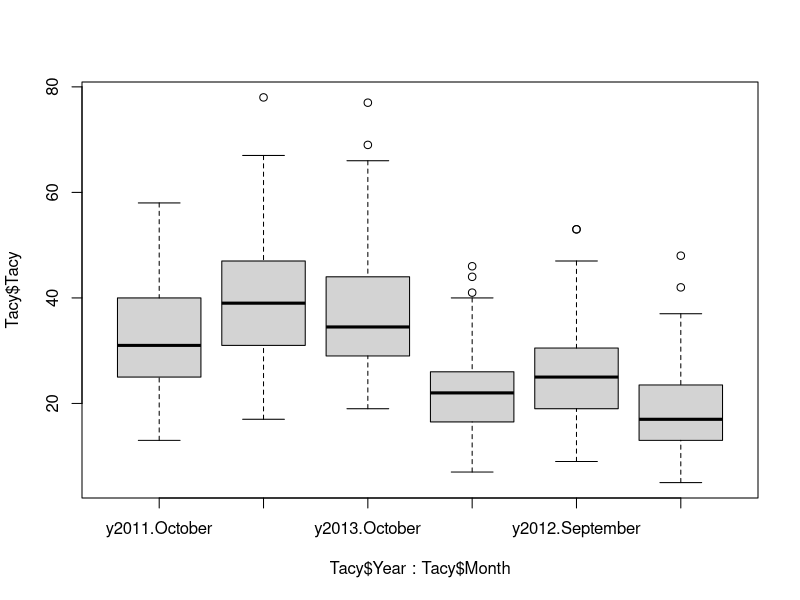
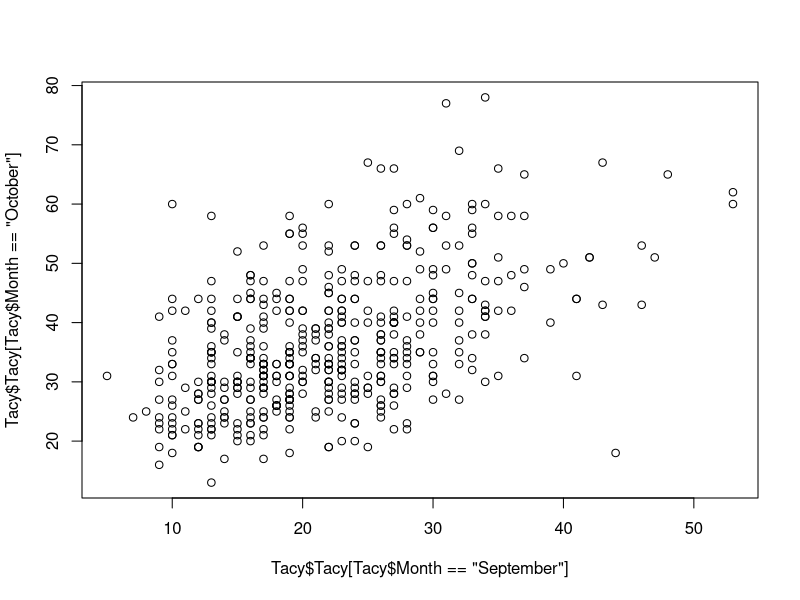

Write R code to recreate these figures, in order. (Note: this script raises an error after producing the figures.)
rm(list=ls())
dir()
library(lmerTest)
library(lattice)
library(calibrate)

# loading the data
#datar <- read.csv("CQxMQ_PhenotypicData_EduardoUsed.csv",header=T)
#datar <- read.csv("CQxMQ_PhenotypicData_EduardoUsed.csv",header=T)
datar <- read.csv("CNJ02_PlotData.csv",header=T)

head(datar)
tail(datar)

################################################################################
# use NNA function to get the nearest neighbour effect--------------------------
################################################################################

Tacy<-datar[,c(1:5,10)]
Tacy[383,6]<-NA
boxplot(Tacy$Tacy~Tacy$Year+Tacy$Month)
plot(Tacy$Tacy[Tacy$Month=="September"],Tacy$Tacy[Tacy$Month=="October"])
Tacy <- NNA(datar=Tacy, plantid="Plant", repetition="Month", covar="Year", response="Tacy")


Brix<-datar[,c(1:5,11)]
Brix[563,6]<-NA
Brix[259,6]<-8.8
boxplot(Brix$Brix~Brix$Covariate_Year+Brix$Month)
plot(Brix$Brix[(Brix$Year=="y2011")],Brix$Brix[Brix$Year=="y2012"])
Brix<- NNA(datar=Brix, plantid="Plant", repetition="Month", covar="Year", response="Brix")

Tacid<-datar[,c(1:5,12)]
Tacid[704,6]<-NA
Tacid[751,6]<-NA
boxplot(Tacid$TA~Tacid$Year+Tacid$Month)
Tacid <- NNA(datar=Tacid, plantid="Plant", repetition="Month", covar="Year", response="TA")

PACy<-datar[,c(1:5,13)]
PACy[209,6]<-1.2
boxplot(PACy$PA~PACy$Year+PACy$Month)
PACy <- NNA(datar=PACy, plantid="Plant", repetition="Month", covar="Year", response="PAC")
boxplot(PACy$PA~PACy$Year+PACy$Month)

################################################################################
# Run Models for TACY, BRIX, TA, PAC
################################################################################

#Create three matrices to store the variance components and significance levels
#for the random effects models.

#response~(1|Geno)+(1|Year)+(1|Geno:Year)+(1|NS)+(1|EW)+(1|NS:EW)
#uses month as a rep
yearMatrix<-matrix(" ",6,4)
rownames(yearMatrix)<-c("Genotype","Year","Genotype x Year","North/South", "East/West", "Residual")
colnames(yearMatrix)<-c("Tacy","Brix","TA","PAC")

#response~(1|Geno)+(1|Month)+(1|Geno:Month)+(1|NS)+(1|EW)+(1|NS:EW)
#uses the year as a rep
monthMatrix<-matrix(" ",6,4)
rownames(monthMatrix)<-c("Genotype","Month","Genotype x Month","North/South", "East/West", "Residual")
colnames(monthMatrix)<-c("Tacy","Brix","TA","PAC")

#response(Oct or Sept only)~(1|Geno)+(1|NS)+(1|EW)+(1|NS:EW)
#uses the year as a rep
septOctMatrix<-matrix(" ",4,8)
rownames(septOctMatrix)<-c("Genotype","North/South", "East/West", "Residual")
colnames(septOctMatrix)<-c("Tacy","Brix","TA","PAC","Tacy","Brix","TA","PAC")



# TACY -------------------------------------------------------------------------

#Get Tacy Heatmaps of model with only Genotype Effect
TacyHeat<-Heatplots1(x = Tacy)
print(c(TacyHeat[[7]],TacyHeat[[8]],TacyHeat[[9]],layout=c(1,3)))
#Get Tacy Heatmaps of model with only Genotype Effect
TacyHeat<-Heatplots2(x = Tacy)
print(c(TacyHeat[[1]],TacyHeat[[2]],TacyHeat[[3]],layout=c(1,3)))

#Get Matrix Spearman Correlations between Tacy months and years
TacyMatSP<-CorMatrixMonthYear(x = Tacy,y = 6,z = 4,l = 5,n = 3)
TacyMatbyYear<-CorMatrixMonthYear(x = Tacy,y = 6,z = 4,l = "nope",n = 3)
TacyMatbyMonth<-CorMatrixMonthYear(x = Tacy,y = 6,z = 5,l = "nope",n = 1)
TacyMatSP$Spearman
TacyMatbyYear$Spearman
head(TacyMatSP$theMatrix)
image(TacyMatSP$theMatrix[order(TacyMatSP$theMatrix[,1]),])
write.csv(TacyMatSP$Spearman,file="TacySpearman.csv")
write.csv(TacyMatbyYear$Spearman,file="TacySpearmanByYear.csv")
write.csv(TacyMatbyMonth$Spearman,file="TacySpearmanByMonth.csv")
#Tacy Models--------------------------------------------------------------------
#Month as rep
TacyMod2<-lmer(Tacy~(1|Genotype)+(1|Covariate_Year)+(1|Genotype:Covariate_Year)+(1|NS)+(1|EW),data=Tacy[complete.cases(Tacy),])
T1<-summary(TacyMod2)
T2<-rand(TacyMod2)
plot(fitted(TacyMod2),resid(TacyMod2),col="black", pch=4, xlab="Fitted values", ylab="Residual in the model", main="Residual vs Fitted values for Year model using months as rep")
hist(resid(TacyMod2), xlab="residuals", ylab="frequency", main="Residual densitys for Year model using months as rep")
qqnorm(resid(TacyMod2))
qqline(resid(TacyMod2))
yearMatrix[,1]<-byYear(T1,T2)

#Year as rep
TacyMod3<-lmer(Tacy~(1|Genotype)+(1|Month)+(1|Genotype:Month)+(1|NS)+(1|EW),data=Tacy[complete.cases(Tacy),])
T3<-summary(TacyMod3)
T4<-rand(TacyMod3)
plot(fitted(TacyMod3),resid(TacyMod3),col="black", pch=4, xlab="Fitted values", ylab="Residual in the model", main="Residual vs Fitted values for Year model using months as rep")
hist(resid(TacyMod3), xlab="residuals", ylab="frequency", main="Residual densitys for Year model using months as rep")
qqnorm(resid(TacyMod3))
qqline(resid(TacyMod3))
monthMatrix[,1]<-byBothMonths(T3,T4)

#September model
TacyModSept<-lmer(Tacy~(1|Genotype)+(1|NS)+(1|EW),data=Tacy[complete.cases(Tacy),][Tacy$Month=="September",])
T5<-summary(TacyModSept)
T6<-rand(TacyModSept)
plot(fitted(TacyModSept),resid(TacyModSept),col="black", pch=4, xlab="Fitted values", ylab="Residual in the model", main="Residual vs Fitted values for Year model using months as rep")
hist(resid(TacyModSept), xlab="residuals", ylab="frequency", main="Residual densitys for Year model using months as rep")
qqnorm(resid(TacyModSept))
qqline(resid(TacyModSept))
septOctMatrix[,1]<-oneMonth(T5,T6)

#October model
TacyModOct<-lmer(Tacy~(1|Genotype)+(1|NS)+(1|EW),data=Tacy[complete.cases(Tacy),][Tacy$Month=="October",])
T7<-summary(TacyModOct)
T8<-rand(TacyModOct)
septOctMatrix[,5]<-oneMonth(T7,T8)


TacyBLUPs<-data.frame(coef(TacyMod2)$Genotype,coef(TacyMod3)$Genotype,coef(TacyModSept)$Genotype,coef(TacyModOct)$Genotype)
colnames(TacyBLUPs)<-c("TacyYear","TacyMonth","TacySept","TacyOct")
#write.csv(TacyBLUPs,file="TacyBLUPs.csv")


################################################################################
#Brix -------------------------------------------------------------------------
################################################################################

#Get Brix HeatMaps
BrixHeat<-Heatplots1(x = Brix)
print(c(BrixHeat[[7]],BrixHeat[[7]],BrixHeat[[9]],layout=c(1,3)))

#Get Matrix Spearman Correlations between Brix months and years

BrixMatSP<-CorMatrixMonthYear(x = Brix,y = 6,z = 4,l = 5,n = 3)
BrixMatbyYear<-CorMatrixMonthYear(x = Brix,y = 6,z = 4,l = "nope",n = 3)
BrixMatbyMonth<-CorMatrixMonthYear(x = Brix,y = 6,z = 5,l = "nope",n = 1)
BrixMatSP$Spearman
BrixMatbyYear$Spearman
head(BrixMatSP$theMatrix)
write.csv(BrixMatSP$Spearman,file="BrixSpearman.csv")
write.csv(BrixMatbyYear$Spearman,file="BrixSpearmanByYear.csv")
write.csv(BrixMatbyMonth$Spearman,file="BrixSpearmanByMonth.csv")
#Brix Models

#Brix using Month as rep: No GenotypexYear interaction! Use this model for BLUPs!
BrixMod4<-lmer(Brix~(1|Genotype)+(1|Covariate_Year)+(1|Genotype:Covariate_Year)+(1|NS)+(1|EW),data=Brix[complete.cases(Brix),])
B1<-summary(BrixMod4)
B2<-rand(BrixMod4)
plot(fitted(BrixMod4),resid(BrixMod4),col="black", pch=4, xlab="Fitted values", ylab="Residual in the model", main="Residual vs Fitted values for Year model using months as rep")
hist(resid(BrixMod4), xlab="residuals", ylab="frequency", main="Residual densitys for Year model using months as rep")
qqnorm(resid(BrixMod4))
qqline(resid(BrixMod4))
yearMatrix[,2]<-byYear(B1,B2)

#Brix using year as rep: No GenotypeXMonth interaction so can use month as rep!
BrixMod3<-lmer(Brix~(1|Genotype)+(1|Month)+(1|Genotype:Month)+(1|NS)+(1|EW),data=Brix[complete.cases(Brix),])
B3<-summary(BrixMod3)
B4<-rand(BrixMod3)
plot(BrixMod3)
qqnorm(resid(BrixMod3))
qqline(resid(BrixMod3))
monthMatrix[,2]<-byBothMonths(B3,B4)


#September Brix, no significant Genotype variance
BrixModSept<-lmer(Brix~(1|Genotype)+(1|NS)+(1|EW),data=Brix[complete.cases(Brix),][Brix$Month=="September",])
B5<-summary(BrixModSept)
B6<-rand(BrixModSept)
plot(BrixModSept)
qqnorm(resid(BrixModSept))
qqline(resid(BrixModSept))
septOctMatrix[,2]<-oneMonth(B5,B6)

#October Brix, significant Genotype variance! use for QTL mapping also.
BrixModOct<-lmer(Brix~(1|Genotype)+(1|NS)+(1|EW),data=Brix[complete.cases(Brix),][Brix$Month=="October",])
B7<-summary(BrixModOct)
B8<-rand(BrixModOct)
plot(BrixModOct)
qqnorm(resid(BrixModOct))
qqline(resid(BrixModOct))
septOctMatrix[,6]<-oneMonth(B7,B8)

BrixBLUPs<-data.frame(coef(BrixMod4)$Genotype,coef(BrixMod3)$Genotype,coef(BrixModSept)$Genotype,coef(BrixModOct)$Genotype)
colnames(BrixBLUPs)<-c("BrixYear","BrixMonth","BrixSept","BrixOct")
write.csv(BrixBLUPs,file="BrixBLUPs.csv")

################################################################################
# TA----------------------------------------------------------------------------
################################################################################

#Get Brix HeatMaps
Tacider<-Heatplots1(x = Tacid)
print(c(Tacider[[7]],Tacider[[7]],Tacider[[9]],layout=c(1,3)))

#Get Matrix Spearman Correlations between Brix months and years
TacidMatSP<-CorMatrixMonthYear(x = Tacid,y = 6,z = 4,l = 5,n = 3)
TacidMatbyYear<-CorMatrixMonthYear(x = Tacid,y = 6,z = 4,l = "nope",n = 3)
TacidMatbyMonth<-CorMatrixMonthYear(x = Tacid,y = 6,z = 5,l = "nope",n = 1)
TacidMatSP$Spearman
TacidMatbyYear$Spearman
head(TacidMatSP$theMatrix)
write.csv(TacidMatSP$Spearman,file="TacidSpearman.csv")
write.csv(TacidMatbyYear$Spearman,file="TacidSpearmanByYear.csv")
write.csv(TacidMatbyMonth$Spearman,file="TacidSpearmanByMonth.csv")

#TA Models------------------------------------------------------------------------

#TA using Month as rep: No GenotypexYear interaction! Use this model for BLUPs and QTLs!
TAMod4<-lmer(TA~(1|Genotype)+(1|Covariate_Year)+(1|Genotype:Covariate_Year)+(1|NS)+(1|EW),data=Tacid[complete.cases(Tacid),])
TA1<-summary(TAMod4)
TA2<-rand(TAMod4)
plot(fitted(TAMod4),resid(TAMod4),col="black", pch=4, xlab="Fitted values", ylab="Residual in the model", main="Residual vs Fitted values for Year model using months as rep")
hist(resid(TAMod4), xlab="residuals", ylab="frequency", main="Residual densitys for Year model using months as rep")
qqnorm(resid(TAMod4))
qqline(resid(TAMod4))
yearMatrix[,3]<-byYear(TA1,TA2)

#TA using year as rep: No GenotypeXMonth interaction and barely significant Month so can use month as rep!
TAMod3<-lmer(TA~(1|Genotype)+(1|Month)+(1|Genotype:Month)+(1|NS)+(1|EW),data=Tacid[complete.cases(Tacid),])
TA3<-summary(TAMod3)
TA4<-rand(TAMod3)
plot(TAMod3)
qqnorm(resid(TAMod3))
qqline(resid(TAMod3))
monthMatrix[,3]<-byBothMonths(TA3,TA4)

#September TA, significant Genotype variance use for QTL mapping
TAModSept<-lmer(TA~(1|Genotype)+(1|NS)+(1|EW),data=Tacid[complete.cases(Tacid),][Tacid$Month=="September",])
TA5<-summary(TAModSept)
TA6<-rand(TAModSept)
plot(TAModSept)
qqnorm(resid(TAModSept))
qqline(resid(TAModSept))
septOctMatrix[,3]<-oneMonth(TA5,TA6)

#October TA, significant Genotype variance! use for QTL mapping also.
TAModOct<-lmer(TA~(1|Genotype)+(1|NS)+(1|EW),data=Tacid[complete.cases(Tacid),][Tacid$Month=="October",])
TA7<-summary(TAModOct)
TA8<-rand(TAModOct)
plot(TAModOct)
qqnorm(resid(TAModOct))
qqline(resid(TAModOct))
septOctMatrix[,7]<-oneMonth(TA7,TA8)

TABLUPs<-data.frame(coef(TAMod4)$Genotype,coef(TAMod3)$Genotype,coef(TAModSept)$Genotype,coef(TAModOct)$Genotype)
colnames(TABLUPs)<-c("TAYear","TAMonth","TASept","TAOct")
write.csv(TABLUPs,file="TABLUPs.csv")

################################################################################
# PAC --------------------------------------------------------------------------
################################################################################
#Get PAC HeatMaps
PACyer<-Heatplots1(x = PACy)
print(c(PACyer[[7]],PACyer[[7]],PACyer[[9]],layout=c(1,3)))

#Get Matrix Spearman Correlations between PAC months and years
PACMatSP<-CorMatrixMonthYear(x = PACy,y = 6,z = 4,l = 5,n = 3)
PACMatbyYear<-CorMatrixMonthYear(x = PACy,y = 6,z = 4,l = "nope",n = 3)
PACMatbyMonth<-CorMatrixMonthYear(x = PACy,y = 6,z = 5,l = "nope",n = 1)
PACMatSP$Spearman
PACMatbyYear$Spearman
head(PACMatSP$theMatrix)
write.csv(PACMatSP$Spearman,file="PACSpearman.csv")
write.csv(PACMatbyYear$Spearman,file="PACSpearmanByYear.csv")
write.csv(PACMatbyMonth$Spearman,file="PACSpearmanByMonth.csv")
#PAC Models--------------------------------------------------------------------

#PAC using Month as rep: No GenotypexYear interaction! Use this model for BLUPs and QTLs!
PACyMod4<-lmer(PAC~(1|Genotype)+(1|Covariate_Year)+(1|Genotype:Covariate_Year)+(1|NS)+(1|EW),data=PACy[complete.cases(PACy),])
P1<-summary(PACyMod4)
P2<-rand(PACyMod4)
plot(fitted(PACyMod4),resid(PACyMod4),col="black", pch=4, xlab="Fitted values", ylab="Residual in the model", main="Residual vs Fitted values for Year model using months as rep")
hist(resid(PACyMod4), xlab="residuals", ylab="frequency", main="Residual densitys for Year model using months as rep")
qqnorm(resid(PACyMod4))
qqline(resid(PACyMod4))
yearMatrix[,4]<-byYear(P1,P2)

#PAC using year as rep: No GenotypeXMonth interaction so can use month as rep!
PACyMod3<-lmer(PAC~(1|Genotype)+(1|Month)+(1|Genotype:Month)+(1|NS)+(1|EW),data=PACy[complete.cases(PACy),])
P3<-summary(PACyMod3)
P4<-rand(PACyMod3)
plot(fitted(PACyMod3),resid(PACyMod3),col="black", pch=4, xlab="Fitted values", ylab="Residual in the model", main="Residual vs Fitted values for Year model using months as rep")
hist(resid(PACyMod3), xlab="residuals", ylab="frequency", main="Residual densitys for Year model using months as rep")
qqnorm(resid(PACyMod3))
qqline(resid(PACyMod3))
monthMatrix[,4]<-byBothMonths(P3,P4)

#September PAC, significant Genotype variance use for QTL mapping
PACyModSept<-lmer(PAC~(1|Genotype)+(1|NS)+(1|EW),data=PACy[complete.cases(PACy),][PACy$Month=="September",])
P5<-summary(PACyModSept)
P6<-rand(PACyModSept)
plot(fitted(PACyModSept),resid(PACyModSept),col="black", pch=4, xlab="Fitted values", ylab="Residual in the model", main="Residual vs Fitted values for Year model using months as rep")
hist(resid(PACyModSept), xlab="residuals", ylab="frequency", main="Residual densitys for Year model using months as rep")
qqnorm(resid(PACyModSept))
qqline(resid(PACyModSept))
septOctMatrix[,4]<-oneMonth(P5,P6)

#October PAC, significant Genotype variance! use for QTL mapping also.
PACyModOct<-lmer(PAC~(1|Genotype)+(1|NS)+(1|EW),data=PACy[complete.cases(PACy),][PACy$Month=="October",])
P7<-summary(PACyModOct)
P8<-rand(PACyModOct)
plot(fitted(PACyModOct),resid(PACyModOct),col="black", pch=4, xlab="Fitted values", ylab="Residual in the model", main="Residual vs Fitted values for Year model using months as rep")
hist(resid(PACyModOct), xlab="residuals", ylab="frequency", main="Residual densitys for Year model using months as rep")
qqnorm(resid(PACyModOct))
qqline(resid(PACyModOct))
septOctMatrix[,8]<-oneMonth(P7,P8)



PACyBLUPs<-data.frame(coef(PACyMod4)$Genotype,coef(PACyMod3)$Genotype,coef(PACyModSept)$Genotype,coef(PACyModOct)$Genotype)
colnames(PACyBLUPs)<-c("PACyYear","PACyMonth","PACySept","PACyOct")
write.csv(PACyBLUPs,file="PACyBLUPs.csv")



write.csv(yearMatrix,file="VarianceComponentsYearModel.csv")
write.csv(monthMatrix,file="VarianceComponentsMonthModel.csv")
write.csv(septOctMatrix,file="VarianceComponentsSeptOctModel.csv")







# models to compare
mo0 <- lmer(TY~(1|Genotype), data=ready)
mo2 <- lmer(TY~(1|Plant) + (1|Year) + (1|Plant:Year), data=ready)
mo3 <- lmer(TY~(1|Genotype) + (1|Covariate_Year) + (1|Genotype:Covariate_Year) + (1|NS) + (1|Covariate_Year:NS), data=ready)
#mo3 <- lmer(TY~(1|Plant) + (1|Year) + (1|Plant:Year) + (1|EW)+ (1|NS), data=ready)
mo4 <- lmer(TY~(1|Plant) + (1|EW), data=ready)
rand(mo3)
rand(mo4)
summary(mo3)
# add residuals after the best model fitting
ready$resmo0  <- NA
ready$resmo3  <- NA
f <- as.numeric(names(resid(mo3)))
g <- as.numeric(names(resid(mo0)))
ready[f,"resmo3"] <- resid(mo3)
ready[g,"resmo0"] <- resid(mo0)
my_palette <- colorRampPalette(c("red", "white","red"))(n = 599)
col_breaks = c(seq(-500,-100,length=200),seq(-99,200,length=200),seq(201,600,length=200))
levelplot(resmo3 ~Col*Row,col.regions = my_palette, at=col_breaks, main="residuals distribution for adjusted model", data=ready[(ready[,4]=="y2011")&(ready[,5]=="September"),])
levelplot(resmo0 ~Col*Row,col.regions = my_palette, at=col_breaks, main="residuals distribution for unadjusted model", data=ready[(ready[,4]=="y2011")&(ready[,5]=="September"),])

attach(ready)
## Compare BLUP to line averages on a scatterplot
lmean = tapply(TY, Plant, na.rm=T, mean) # applying the function mean to the variable TY(yield), grouping by LINE
plot(x=ranef(mo3)$Plant[,1], y=lmean, col="blue", main="Linear relationship between BLUPs and regular means",xlab="BLUP",ylab="Averages") # in x we have the BLUP's, in y the regular averages of the Plants
#dotplot(ranef(mo3)[[3]])
# compare model 1 that only uses the Plant effect against 
plot(x=ranef(mo3)$Plant[,1], y=ranef(mo2)$Plant[,1], col="blue", main="Linear relationship between BLUPs and regular means",xlab="BLUP",ylab="Averages") # in x we have the BLUP's, in y the regular averages of the Plants
# compare regular model against the NNA adjustment
plot(fitted(mo0),resid(mo0),col="black", pch=4, xlab="Fitted values", ylab="Residual in the model", main="Residual vs Fitted values for different mixed models")
points(x=fitted(mo2),y=resid(mo2), col="blue",pch=4)
points(x=fitted(mo3),y=resid(mo3), col="red",pch=4)
legend("topleft", legend=c("G","G:Y","G:Y + NNA"), lty=c(1,1,1), col=c("black","blue","red"))
# in case is not easy to see
layout(matrix(1:3,1,3))
#plot(1,1)
plot(fitted(mo0),resid(mo0),col="black", pch=4, xlab="Fitted values", ylab="Residual in the model",ylim=c(-300,700), main="Residual vs Fitted values for dummy model")
plot(x=fitted(mo2),y=resid(mo2),col="black", pch=4, xlab="Fitted values", ylab="Residual in the model", ylim=c(-300,700), main="Residual vs Fitted values for G*Y model")
plot(x=fitted(mo3),y=resid(mo3),col="black", pch=4, xlab="Fitted values", ylab="Residual in the model", ylim=c(-300,700), main="Residual vs Fitted values for G*Y + NNA")

plot(fitted(mo0),resid(mo0),col="black", pch=4, xlab="Fitted values", ylab="Residual in the model", main="Residual vs Fitted values for Year model using months as rep")
density(resid(mo0), xlab="residuals", ylab="frequency", main="Residual densitys for Year model using months as rep")

plot(fitted(mo0),resid(mo0),col="black", pch=4, xlab="Fitted values", ylab="Residual in the model", main="Residual vs Fitted values for Month model using years as rep")
density(resid(mo0), xlab="residuals", ylab="frequency", main="Residual density Month model using years as rep")

plot(fitted(mo0),resid(mo0),col="black", pch=4, xlab="Fitted values", ylab="Residual in the model", main="Residual vs Fitted values for September Model")
density(resid(mo0), xlab="residuals", ylab="frequency", main="Residual density for September")


plot(fitted(mo0),resid(mo0),col="black", pch=4, xlab="Fitted values", ylab="Residual in the model", main="Residual vs Fitted values for October Model")
density(resid(mo0), xlab="residuals", ylab="frequency", main="Residual density for October")
































#### comparing old summaries and new summaries
summary(mold <- lmer(TY~(1|Plant) + (1|Year) + (1|Plant:Year), data=ready))
summary(mox <- lmer(TY~(1|Plant) + (1|Year) + (1|Plant:Year) + (1|EW)  + 
                      (1|Year:NS), data=ready))
rand(mox)
(ranifs <- coef(mox)[[3]])
write.csv(ranifs, "nna3.csv")
################################
################################
################################
data.tre <- ready
#################
data.tre$r <- data.tre$Row
data.tre$r2 <- data.tre$Row^2
data.tre$r3 <- data.tre$Row^3
data.tre$c <- data.tre$Col
data.tre$c2 <- data.tre$Col^2
data.tre$c3 <- data.tre$Col^3
# trend analysis
data.tre$r <- lm(data.tre$r ~ 1)$res
data.tre$r2 <- lm(data.tre$r2 ~ 1 + data.tre$r)$res
data.tre$r3 <- lm(data.tre$r3 ~ 1 + data.tre$r + data.tre$r2)$res
data.tre$c <- lm(data.tre$c ~ 1)$res
data.tre$c2 <- lm(data.tre$c2 ~ 1 + data.tre$c)$res
data.tre$c3 <- lm(data.tre$c3 ~ 1 + data.tre$c + data.tre$c2)$res

layout(matrix(1,1,1))
with(data.tre, interaction.plot(Col,Row,res, col=2:5))
plot(res~Row, data=data.tre)
plot(res~Col, data=data.tre)
anova(lm(res ~ r*r2*r3*c*c2*c3, data=data.tre))
# linear effects for row and column exist

trend <- lmer(TY ~ (1|Plant) + (1|Year) + (1|Plant:Year) + (1|Row) + (1|Col),control=lmerControl(optimizer="bobyqa"), data=data.tre)
summary(trend)
rand(trend)

################################
################################
################################
################################
# checking correlations

vars <- names(ready)[6:9]


mo0 <- lmer(TY ~ (1|Plant), data=ready[which(ready$Year == "y2011"),])
y11 <- coef(mo0)$Plant
mo0 <- lmer(TY~(1|Plant), data=ready[which(ready$Year == "y2012"),])
y12 <- coef(mo0)$Plant
mo0 <- lmer(TY~(1|Plant), data=ready[which(ready$Year == "y2013"),])
y13 <- coef(mo0)$Plant

layout(matrix(1:4,2,2))
v <- which(rownames(y11) %in% rownames(y12))
gg <- cor(y11[v,1],y12[,1])
plot(y11[v,1],y12[,1], xlab="2011",ylab="2012", col="blue")
legend("topleft", legend=paste("cor=",gg))

v <- which(rownames(y11) %in% rownames(y13))
gg <- cor(y11[v,1],y13[,1])
plot(y11[v,1],y13[,1], xlab="2011",ylab="2013",col="red")
legend("topleft", legend=paste("cor=",gg))

v <- which(rownames(y12) %in% rownames(y13))
gg <- cor(y12[v,1],y13[,1])
plot(y12[v,1],y13[,1],xlab="2012",ylab="2013",col="green")
legend("topleft", legend=paste("cor=",gg))

###############################
##############################
# comparison with old models
data <- data.tre

for(i in 2:8){
  nb <- i
  data$iblock <- 0
  head(data)
  #################################### VERTICAL BLOCKS, i.e. more blocks based on 54 cols
  div <-round(max(data$Col)/nb)
  s <- seq(1,max(data$Col),by=div) # where each block start
  for(i in 1:length(s)){ # loop to add the new variable block
    r <- seq(s[i],s[i]+div-1)
    v <- which(data$Col %in% r) # adding a block designation based location in the field, all plants in row1-3 assigned to block 1 i.e.
    data$iblock[v]=i
  }
  
  mor <- lmer(TY~(1|Plant) + (1|Year) + (1|Plant:Year) + 
                (1|iblock)  + 
                (1|iblock:Year), data=data, REML=F)
  print(paste(i,"blocks"))
  print(paste("error variance=",attr(summary(mor)$varcor, 'sc')^2))
  print(summary(mor)$AICtab)
}
mox2 <- update(mox, REML=F)
print(paste("error variance=",attr(summary(mox2)$varcor, 'sc')^2))
print(summary(mox2)$AICtab)

layout(matrix(1:4,2,2))
plot(1,1)
plot(fitted(mo0),resid(mo0),col="black", pch=4, xlab="Fitted values", ylab="Residual in the model",ylim=c(-300,700), main="Residual vs Fitted values for dummy model")
plot(x=fitted(mor),y=resid(mor),col="black", pch=4, xlab="Fitted values", ylab="Residual in the model", ylim=c(-300,700), main="Residual vs Fitted values for G*Y + block")
plot(x=fitted(mo2),y=resid(mo2),col="black", pch=4, xlab="Fitted values", ylab="Residual in the model", ylim=c(-300,700), main="Residual vs Fitted values for G*Y model")
plot(x=fitted(mo3),y=resid(mo3),col="black", pch=4, xlab="Fitted values", ylab="Residual in the model", ylim=c(-300,700), main="Residual vs Fitted values for G*Y + NNA")
